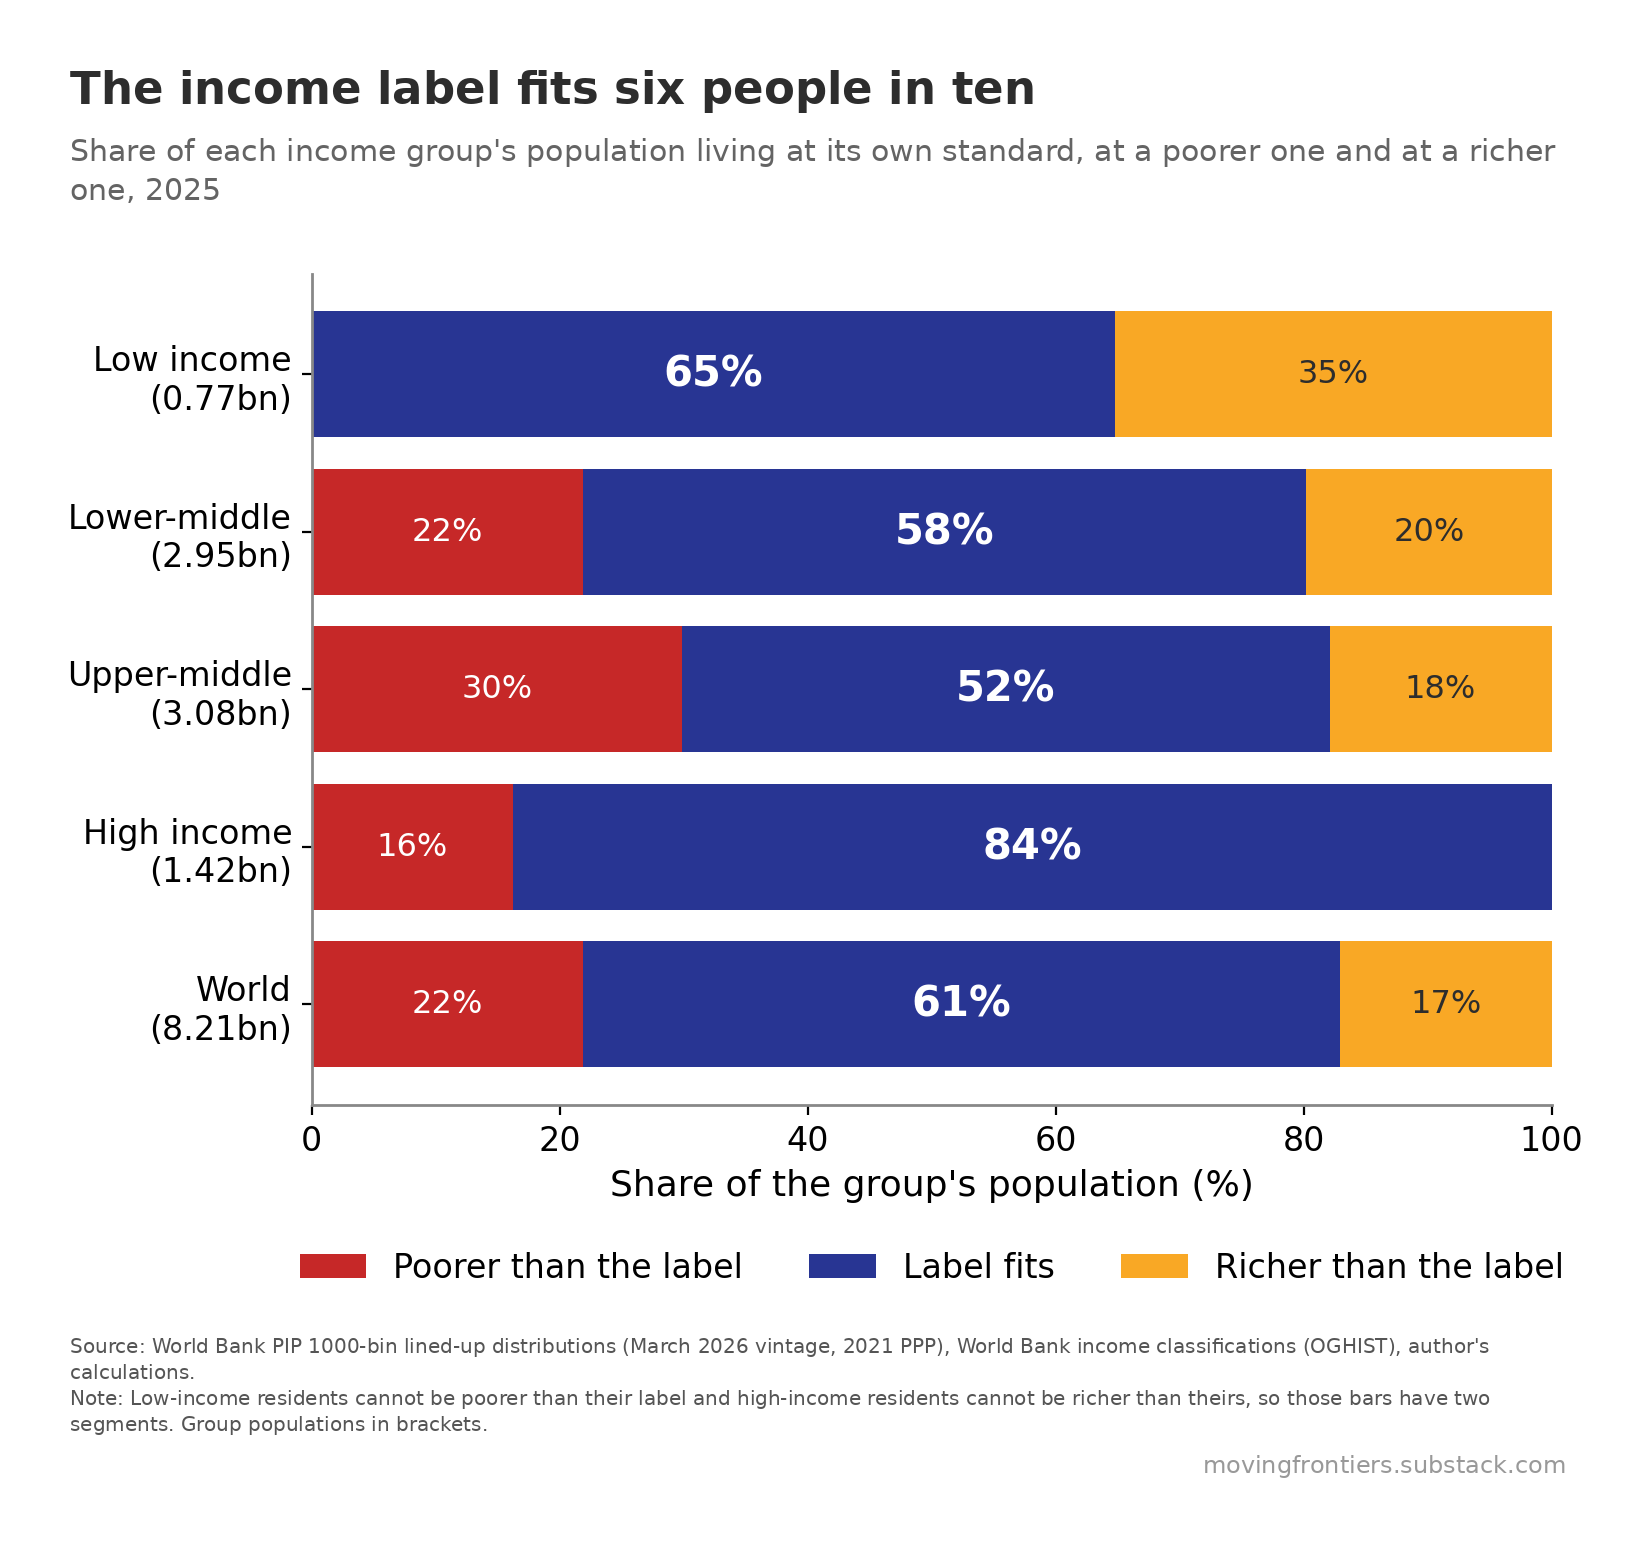

Reproduce this figure in Python.
"""chart-3-belindia-shares-2025.py - Moving Frontiers, Belindia post. Self-sufficient: house style and data embedded.
Data frozen 12 Sep 2026 from World Bank PIP 1000-bin distributions (March 2026 vintage) and OGHIST (July 2026);
2026 = nowcast with China high income. Run: python3 chart-3-belindia-shares-2025.py  ->  chart-3-belindia-shares-2025.png (and chart-3-belindia-shares-2025.csv is the same data).
Method: typicality lines = crossings of the four class curves of daily welfare (see belindia_typicality.xlsx)."""
import matplotlib; matplotlib.use("Agg")
import matplotlib.pyplot as plt, numpy as np, sys, types

# ---------------------------------------------------------------- house style (moving_frontiers_style.py, verbatim)
_mf = types.ModuleType("moving_frontiers_style"); sys.modules["moving_frontiers_style"] = _mf
exec(compile('"""\nmoving_frontiers_style.py - Moving Frontiers house style.\n\nDraw the plot in matplotlib, save it, then call compose(). The title, subtitle,\ncaption and watermark are laid out in PIL, where every gap is measured ink to ink\nrather than through matplotlib text boxes, which carry the font\'s full ascent and\ndescent whether or not the string has ascenders or descenders.\n\n    import moving_frontiers_style as mf\n    mf.rc()\n    fig, ax = plt.subplots(figsize=(8, 5.6), dpi=mf.DPI)\n    ...plot in mf.palette(2)...\n    fig.savefig("plot.png", dpi=mf.DPI, facecolor="white", bbox_inches="tight")\n    mf.compose("plot.png", "chart.png", TITLE, SUBTITLE, SOURCE, NOTE)\n\n"""\n\nimport os\nimport numpy as np\nimport matplotlib\nfrom PIL import Image, ImageDraw, ImageFont\n\nDPI = 200\n\n# ---- colours: the main elements, by how many series the chart has ----\nRED, GOLD, GREEN, BLUE = "#C62828", "#F9A825", "#00897B", "#283593"\nPALETTE = {1: [BLUE],\n           2: [RED, BLUE],\n           3: [RED, BLUE, GOLD],\n           4: [RED, GOLD, GREEN, BLUE]}\nGREY = "#888888"          # axes, rules, de-emphasised marks\n\n\ndef palette(n):\n    assert n in PALETTE, "the house palette covers one to four series"\n    return PALETTE[n]\n\n\n# ---- spacing, in pixels at 200 dpi, every gap ink to ink ----\nGAP_TITLE_SUB = 25        # subtitle below the title\nGAP_SUB_PLOT  = 70        # plot below the subtitle\nGAP_PLOT_CAP  = 60        # caption below the plot\nGAP_CAP_MARK  = 20        # watermark below the last caption line\nMARK_RIGHT    = 15        # watermark right edge, inside the content right edge\nBORDER        = 70        # empty space around the whole canvas\n\n# Canvas width is allowed to differ from chart to chart: each canvas is just the plot\n# plus the border. Pass content_w=<px> to compose() to pad a narrow plot out to a\n# common width instead, which is optional.\nCONTENT_W     = None\n\n# Type is fixed, not scaled to the chart. Sizing the title from the plot width made\n# it depend on how much white space matplotlib happened to leave, so a narrow chart\n# got a smaller title than a wide one in the same pack.\n# TYPE SCALES WITH THE CANVAS, so that a chart shown at a fixed display width, a\n# phone column say, always shows the same apparent type whatever its own pixel width.\n# The point sizes below are the sizes at REF_W; a canvas half again as wide gets type\n# half again as large, and the two look identical once both are scaled to the column.\n# Sizing type from the plot width, as an earlier version did, is not the same thing and\n# was a bug: it made the title depend on how much white space matplotlib happened to\n# leave around the axes rather than on how large the image is.\nREF_W      = 1980         # reference canvas width the point sizes below refer to\nTITLE_PT   = 19.44        # title, 54px at REF_W\nSUB_FRAC   = 0.68         # subtitle as a share of the title\nCAP_PT     = 8.5          # caption, 24px at REF_W\nMARK_MULT  = 1.2          # watermark as a share of the caption\nLEADING    = 1.32\n\n# Type inside the plot. Set once here and applied by rc(), so every chart in a pack\n# carries the same tick labels, axis titles and annotations. A build script that\n# passes its own fontsize= breaks that, so use these constants instead.\nAXIS_PT    = 13           # axis titles\nTICK_PT    = 12           # tick labels, both axes\nLEGEND_PT  = 12           # legend entries\nLABEL_PT   = 11.5         # in-plot labels and data values\nEMPH_PT    = 15           # emphasised data values, bold\n\nINK        = "#2D2D2D"    # title\nSUB_INK    = "#646464"    # subtitle\nCAP_INK    = "#555555"    # caption\nMARK_INK   = "#999999"    # watermark\nMARK_TEXT  = "movingfrontiers.substack.com"\nCREDIT     = ""\n\n\ndef rc():\n    """Matplotlib defaults for the plot itself."""\n    matplotlib.pyplot.rcParams.update({\n        "font.family": "DejaVu Sans", "font.size": AXIS_PT,\n        "axes.labelsize": AXIS_PT, "xtick.labelsize": TICK_PT,\n        "ytick.labelsize": TICK_PT, "legend.fontsize": LEGEND_PT,\n        "axes.edgecolor": GREY, "axes.linewidth": 1.0,\n        "figure.facecolor": "white", "axes.facecolor": "white"})\n\n\ndef style_ax(ax):\n    ax.spines["top"].set_visible(False)\n    ax.spines["right"].set_visible(False)\n\n\ndef _font(px, bold=False):\n    name = "DejaVuSans-Bold.ttf" if bold else "DejaVuSans.ttf"\n    for p in (os.path.join(matplotlib.get_data_path(), "fonts", "ttf", name),\n              "/usr/share/fonts/truetype/dejavu/" + name):\n        if os.path.exists(p):\n            return ImageFont.truetype(p, px)\n    raise FileNotFoundError(name)\n\n\ndef _ink(font, s):\n    """Ink top and bottom of a string relative to its baseline."""\n    b = font.getbbox(s, anchor="ls")\n    return b[1], b[3]\n\n\ndef _wrap(font, paragraphs, width):\n    """Greedy wrap. Also returns, for each line, which paragraph it came from, so a\n    line that ends because its paragraph ended can be told apart from one that ends\n    because the next word would not fit."""\n    lines, owner = [], []\n    for p, text in enumerate(paragraphs):\n        cur = ""\n        for w in text.split():\n            t = (cur + " " + w).strip()\n            if not cur or font.getlength(t) <= width:\n                cur = t\n            else:\n                lines.append(cur); owner.append(p); cur = w\n        if cur:\n            lines.append(cur); owner.append(p)\n    return lines, owner\n\n\ndef _crop(img):\n    g = np.array(img.convert("L"))\n    r = np.where((g < 250).any(1))[0]\n    c = np.where((g < 250).any(0))[0]\n    return img.crop((c.min(), r.min(), c.max() + 1, r.max() + 1))\n\n\ndef compose(plot_png, out_png, title, subtitle, source, note=None, credit=CREDIT,\n            content_w=CONTENT_W):\n    """Title band above the plot, caption and watermark below, BORDER px all around."""\n    plot = _crop(Image.open(plot_png).convert("RGB"))\n    PW, H = plot.size\n    W = max(PW, content_w or 0)          # the target is a floor, never a ceiling\n\n    k = (W + 2 * BORDER) / REF_W         # type scales with the canvas, not the plot\n    title_px = round(TITLE_PT * DPI / 72 * k)\n    cap_px   = round(CAP_PT * DPI / 72 * k)\n    f_title = _font(title_px, bold=True)\n    f_sub   = _font(int(title_px * SUB_FRAC))\n    f_cap   = _font(cap_px)\n    f_mark  = _font(round(cap_px * MARK_MULT))\n\n    tl, _ = _wrap(f_title, [title], W)\n    sl, _ = _wrap(f_sub, [subtitle], W)\n    paras = ["Source: " + source + (" " + credit if credit else "")]\n    if note:\n        paras.append("Note: " + note)\n    cl, owner = _wrap(f_cap, paras, W)\n    for i in range(len(cl) - 1):                       # lines must be maximally full\n        if owner[i + 1] == owner[i]:\n            nxt = cl[i + 1].split()[0]\n            assert f_cap.getlength(cl[i] + " " + nxt) > W, \\\n                f"caption line {i} is not filled to the full width"\n\n    tlh = int(f_title.size * LEADING)\n    slh = int(f_sub.size * LEADING)\n    clh = int(f_cap.size * LEADING)\n\n    # walk down the page, each gap measured from the ink above it\n    y, place = 0, []\n    for i, s in enumerate(tl):\n        base = y - _ink(f_title, s)[0] if i == 0 else place[-1][0] + tlh\n        place.append((base, s, f_title, INK, "left"))\n    y = place[-1][0] + _ink(f_title, tl[-1])[1]\n    for i, s in enumerate(sl):\n        base = (y + GAP_TITLE_SUB - _ink(f_sub, s)[0]) if i == 0 else place[-1][0] + slh\n        place.append((base, s, f_sub, SUB_INK, "left"))\n    y = place[-1][0] + _ink(f_sub, sl[-1])[1]\n\n    plot_y = y + GAP_SUB_PLOT\n    y = plot_y + H\n\n    for i, s in enumerate(cl):\n        base = (y + GAP_PLOT_CAP - _ink(f_cap, s)[0]) if i == 0 else place[-1][0] + clh\n        place.append((base, s, f_cap, CAP_INK, "left"))\n    y = place[-1][0] + _ink(f_cap, cl[-1])[1]\n    place.append((y + GAP_CAP_MARK - _ink(f_mark, MARK_TEXT)[0],\n                  MARK_TEXT, f_mark, MARK_INK, "right"))\n    y = place[-1][0] + _ink(f_mark, MARK_TEXT)[1]\n\n    canvas = Image.new("RGB", (W + 2 * BORDER, y + 2 * BORDER), "white")\n    canvas.paste(plot, (BORDER, plot_y + BORDER))     # left, with the title and caption\n    d = ImageDraw.Draw(canvas)\n    for base, s, f, col, align in place:\n        x = BORDER + (W - MARK_RIGHT - f.getlength(s) if align == "right" else 0)\n        d.text((x, base + BORDER), s, font=f, fill=col, anchor="ls")\n    canvas.save(out_png)\n    verify(out_png)\n    return out_png\n\n\ndef verify(png):\n    """Blank pixel rows between each block, and the border, must match the constants."""\n    a = np.array(Image.open(png).convert("L"))\n    Hh, Ww = a.shape\n    ink = a < 250\n    rows = np.where(ink.any(1))[0]\n    cols = np.where(ink.any(0))[0]\n    bands, start, prev = [], rows[0], rows[0]\n    for r in rows[1:]:\n        if r - prev > 3:\n            bands.append((start, prev)); start = r\n        prev = r\n    bands.append((start, prev))\n    gaps = [bands[i + 1][0] - bands[i][1] - 1 for i in range(len(bands) - 1)]\n    assert GAP_SUB_PLOT in gaps, f"no {GAP_SUB_PLOT}px gap below the subtitle"\n    assert GAP_PLOT_CAP in gaps, f"no {GAP_PLOT_CAP}px gap above the caption"\n    assert gaps[-1] == GAP_CAP_MARK, \\\n        f"gap above the watermark is {gaps[-1]}px, expected {GAP_CAP_MARK}"\n    assert (rows[0], Hh - 1 - rows[-1], cols[0]) == (BORDER, BORDER, BORDER), \\\n        f"top, bottom and left borders are {(rows[0], Hh - 1 - rows[-1], cols[0])}, " \\\n        f"expected {BORDER}"\n    assert Ww - 1 - cols[-1] >= BORDER, \\\n        f"right border is {Ww - 1 - cols[-1]}, expected at least {BORDER}"\n    wm_cols = np.where(ink[bands[-1][0]:bands[-1][1] + 1, :].any(0))[0]\n    assert Ww - 1 - wm_cols.max() >= BORDER + MARK_RIGHT - 3, "watermark right margin is wrong"\n    return gaps\n', "moving_frontiers_style.py", "exec"), _mf.__dict__)
mf = _mf

# ---------------------------------------------------------------- data
DATA = {'group': ['L', 'LM', 'UM', 'H', 'World'], 'poorer': [0.0, 0.21866869115808457, 0.29898369931295166, 0.1623905877293995, 0.2186107775484793], 'matches': [0.6481032848403578, 0.5836035656424147, 0.5219698749290301, 0.8376094122706004, 0.6104225980575815], 'richer': [0.3518967151596422, 0.1977277431995007, 0.17904642575801827, 0.0, 0.17096662439393923], 'pop': [767.4901599884033, 2946.3684966266155, 3077.902253531851, 1418.867696418427, 8210.628606565297]}

TITLE = 'The income label fits six people in ten'
SUBTITLE = "Share of each income group's population living at its own standard, at a poorer one and at a richer one, 2025"
SOURCE = "World Bank PIP 1000-bin lined-up distributions (March 2026 vintage, 2021 PPP), World Bank income classifications (OGHIST), author's calculations."
NOTE = 'Low-income residents cannot be poorer than their label and high-income residents cannot be richer than theirs, so those bars have two segments. Group populations in brackets.'

def build():
    mf.rc()
    fig, ax = plt.subplots(figsize=(8, 5.4), dpi=mf.DPI)
    mf.style_ax(ax)

    g = DATA["group"]; lab = {"L": "Low income", "LM": "Lower-middle", "UM": "Upper-middle", "H": "High income", "World": "World"}
    y = np.arange(len(g))[::-1]
    p = np.array(DATA["poorer"]) * 100; m = np.array(DATA["matches"]) * 100; r = np.array(DATA["richer"]) * 100
    ax.barh(y, p, color=mf.RED, label="Poorer than the label"); ax.barh(y, m, left=p, color=mf.BLUE, label="Label fits"); ax.barh(y, r, left=p + m, color=mf.GOLD, label="Richer than the label")
    for i, yy in enumerate(y):
        if p[i] > 6: ax.text(p[i] / 2, yy, f"{p[i]:.0f}%", ha="center", va="center", color="white", fontsize=mf.LABEL_PT)
        ax.text(p[i] + m[i] / 2, yy, f"{m[i]:.0f}%", ha="center", va="center", color="white", fontsize=mf.EMPH_PT, fontweight="bold")
        if r[i] > 6: ax.text(p[i] + m[i] + r[i] / 2, yy, f"{r[i]:.0f}%", ha="center", va="center", color=mf.INK, fontsize=mf.LABEL_PT)
    ax.set_yticks(y); ax.set_yticklabels([f"{lab[k]}\n({DATA['pop'][i]/1000:.2f}bn)" for i, k in enumerate(g)])
    ax.set_xlim(0, 100); ax.set_xlabel("Share of the group's population (%)")
    ax.legend(loc="upper center", bbox_to_anchor=(0.5, -0.14), ncol=3, frameon=False)

    fig.savefig("chart-3-belindia-shares-2025-plot.png", dpi=mf.DPI, facecolor="white", bbox_inches="tight")
    plt.close(fig)
    mf.compose("chart-3-belindia-shares-2025-plot.png", "chart-3-belindia-shares-2025.png", TITLE, SUBTITLE, SOURCE, NOTE)
    import os; os.remove("chart-3-belindia-shares-2025-plot.png")
    print("wrote chart-3-belindia-shares-2025.png")

if __name__ == "__main__":
    build()
